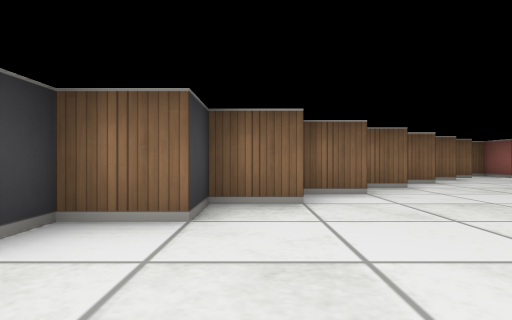
view 1 (above)

24 first-person views from a walk through a cub3D maze. The camera is about half as high as the walls, looks level and sees 75° across. The floor is counted in squares. Each view is taken from the middle of a square. On the plan, view 1 faces up. The plan holds only what a view shows up to about 9 squares ahead; the rest is blank.

view 2
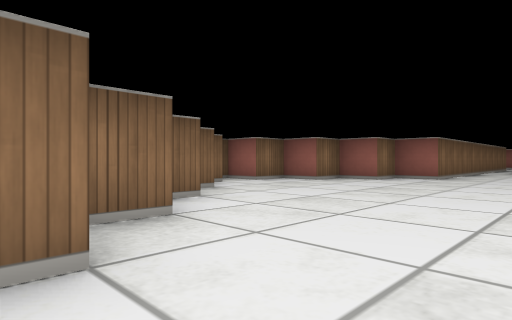

view 3
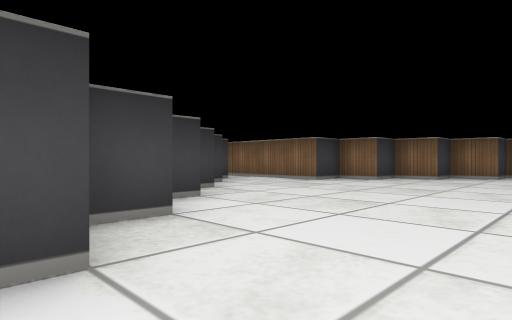

view 4
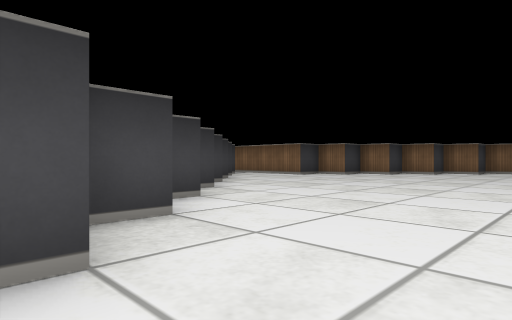

view 5
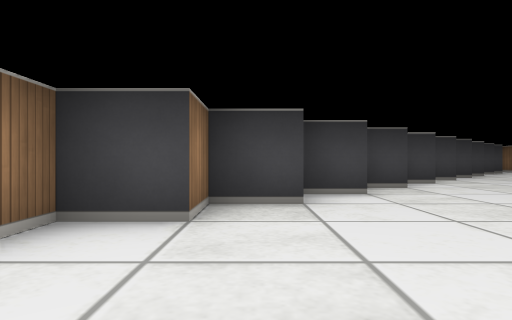

view 6
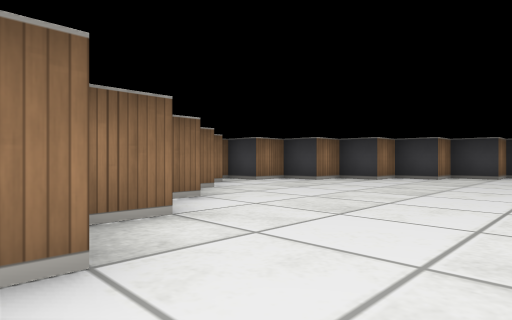

view 7
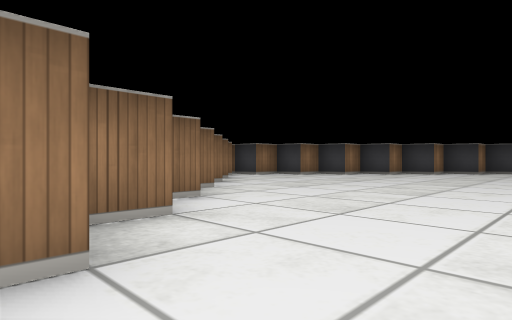

view 8
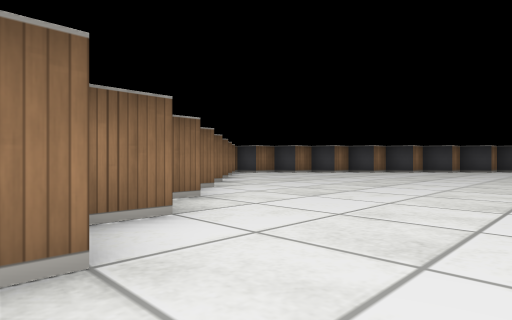

view 9
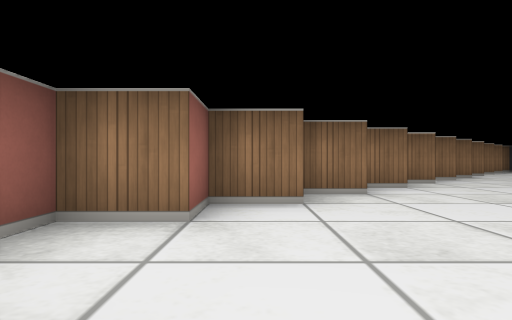

view 10
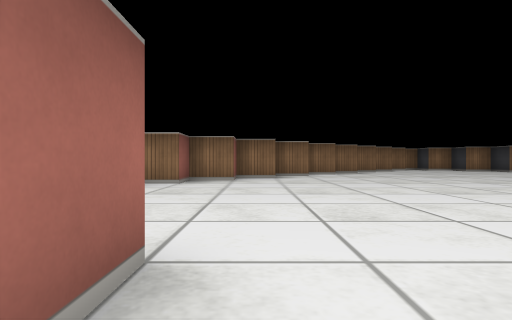

view 11
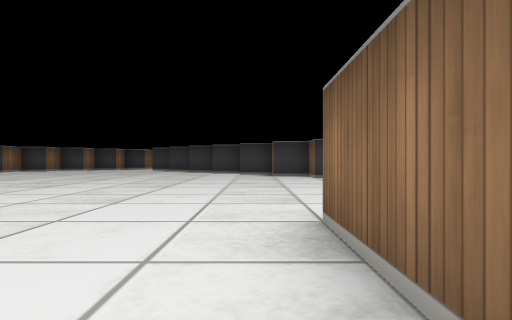

view 12
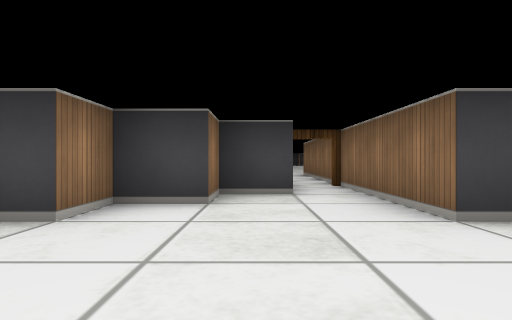

view 13
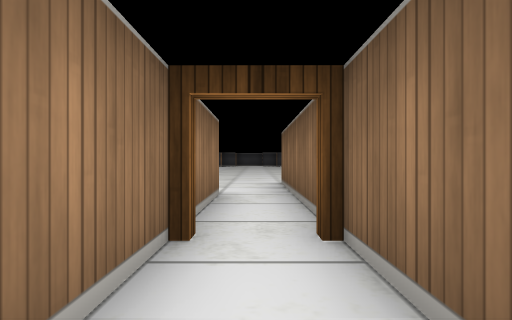

view 14
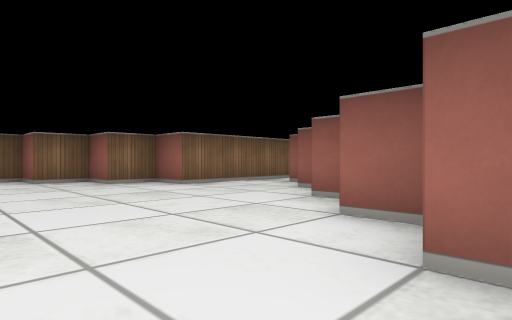

view 15
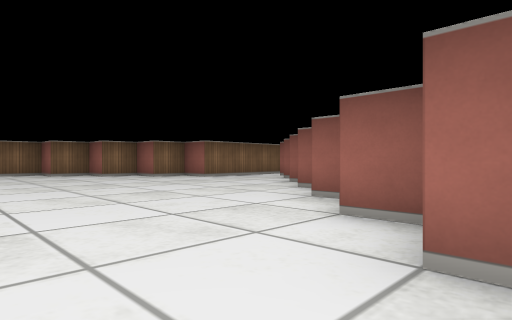

view 16
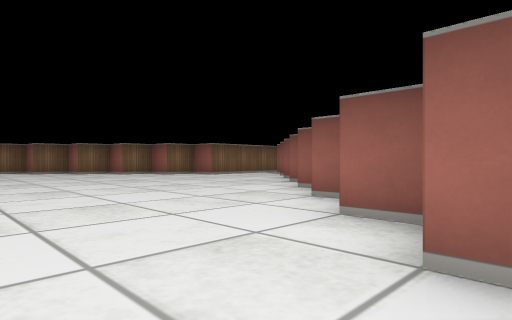

view 17
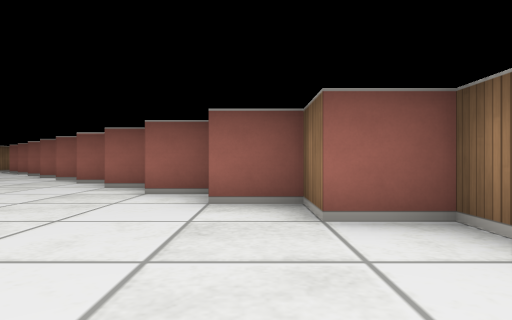

view 18
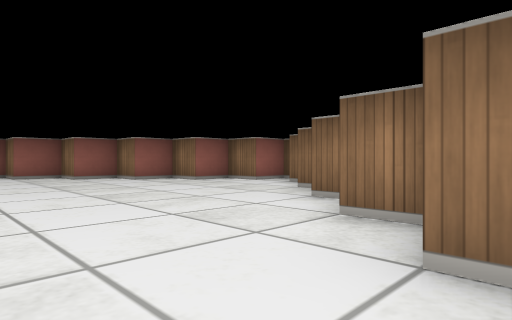

view 19
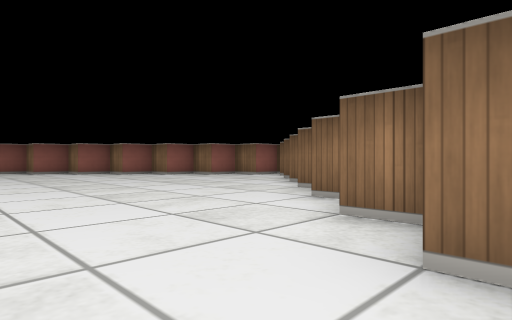

view 20
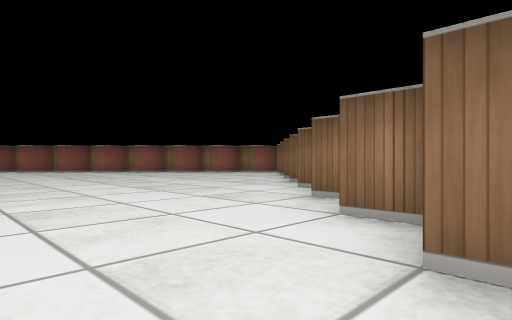

view 21
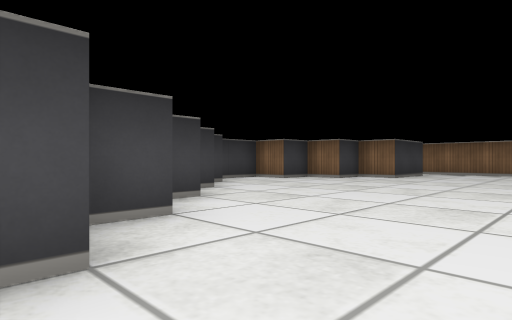

view 22
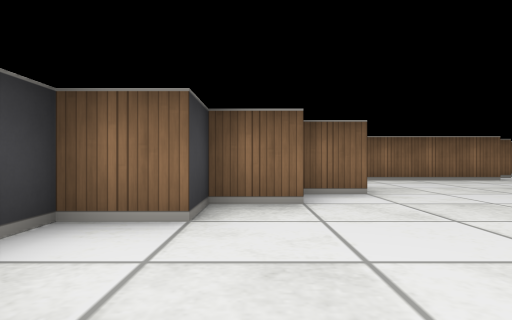

view 23
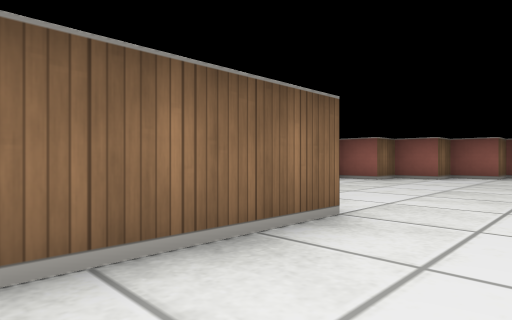

view 24
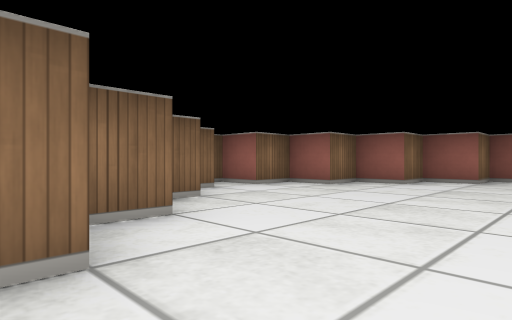

### Floor plan
Key: @ floor where view 1 was taken; # wall or solid block; . floor; D open door.
Columns run from 30 left of view 1 to 17 right of it. Each row starts with its distance up from view 1.
 10           ###                      ###
  9          ##.##                    ##.##
  8         ##...##                  ##...##
  7        ##.....##                ##.....##
  6      ###.......##              ##.......##
  5     ............##            ##...........
  4     ........    .##          ##........... .
  3   ##...        ...##        ##..............#
  2  ##....       .....##      ##................
  1 ##.....       ......########..........  ......
  0 #......       ..........D.....@......   .......
 -1 #......       ........####.........    ........#
 -2 ##......      .......##  ##.......    ........##
 -3  ##.................##    ##.................##
 -4   ##...............##      ##...............##
 -5    ##.............##        ##.............##
 -6     ##...........##          ##...........##
 -7      ##.........##            ##.........##
 -8       ##.......##              ##.......##
 -9        ##.....##                ##.....##
-10         ##...##                  ##...##
-11          ##.##                    ##.##
-12           ###                      ###

Positions as (right, up) in squares from view 1, and headings:
1: (0, 0), facing up
2: (1, 3), facing up-right
3: (2, -6), facing up-left
4: (4, -8), facing up-left
5: (7, -9), facing left
6: (11, -5), facing down-left
7: (13, -3), facing down-left
8: (14, -2), facing down-left
9: (15, 1), facing down
10: (13, 4), facing down
11: (12, 5), facing left
12: (0, -1), facing left
13: (-4, 0), facing left
14: (-14, -5), facing up-right
15: (-16, -7), facing up-right
16: (-17, -8), facing up-right
17: (-20, -9), facing right
18: (-24, -5), facing down-right
19: (-26, -3), facing down-right
20: (-27, -2), facing down-right
21: (-23, -6), facing up-left
22: (-28, -2), facing up
23: (-25, 4), facing up-right
24: (-23, 4), facing up-right
